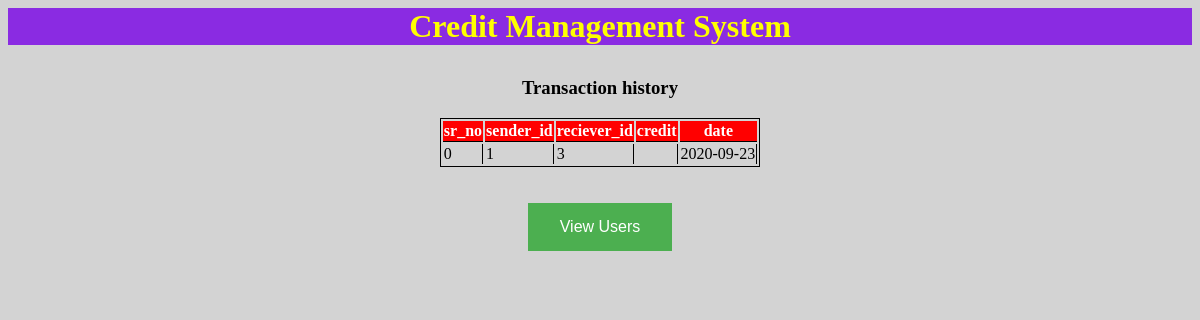
The page /history.php on the database its author committed.
### tables this page shows
CREATE TABLE `transfer` (
  `se_id` int DEFAULT NULL,
  `re_id` int DEFAULT NULL,
  `credit` int DEFAULT NULL,
  `date` date DEFAULT NULL,
  `sr_no` int NOT NULL,
  PRIMARY KEY (`sr_no`)
);

### history.php (the view, shortened to what this page needs)
<?php
include 'databaseconn.php';
?>
<html>
<head>
</head>
<?php
    $sql = "SELECT * FROM transfer";
    $result = mysqli_query($db, $sql);
          ?>
          <body>
        <div class="top">
        <h1><center><p style="color:yellow">Credit Management System</p></center></h1>
          </div>
          <center><h3></>Transaction history</h3></center>
        <table border="0" align="center" class="tablec" id="myTable">
        <thead>
        <tr>
        <th>sr_no</th>
        <th>sender_id</th>
        <th>reciever_id</th>
        <th>credit</th>
        <th>date</th>
        </tr>
        </thead>
        <tbody>
        <?php
        while($row = mysqli_fetch_array($result)){
            echo "<tr>";
            echo '<td>' . $row['sr_no'] . "</a></td>";
            echo "<td>" . $row['se_id'] . "</td>";
            echo "<td>" . $row['re_id'] . "</td>";
            echo "<td>" . $row['amo'] . "</td>";
            echo "<td>" . $row['date'] . "</td>";
            echo "</tr>";
        }
        echo"</tbody>";
        echo "</table>";
        echo "<br>";
        echo "<br>";
?>
<center><button onclick="location.href='userlist.php'" target="_self">View Users</button></center>
</body>
</html>

### history.php (style rules this page uses)
body { background-color:lightgrey; }
button { background-color: #4CAF50; border: none; color: white; padding: 15px 32px; text-align: center; text-decoration: none; display: inline-block; font-size: 16px; }
th { background-color:red; color: white; border-bottom: 1px solid black; }
tr,td { border-right: 1px solid black; cursor:pointer; }
table { align:center; border: 1px solid black; }
.top { width: 100%; margin: 0 auto; background: #8A2BE2; }

### rows shown on the page
transfer: sr_no "0", se "1", re "3", date "2020-09-23"
